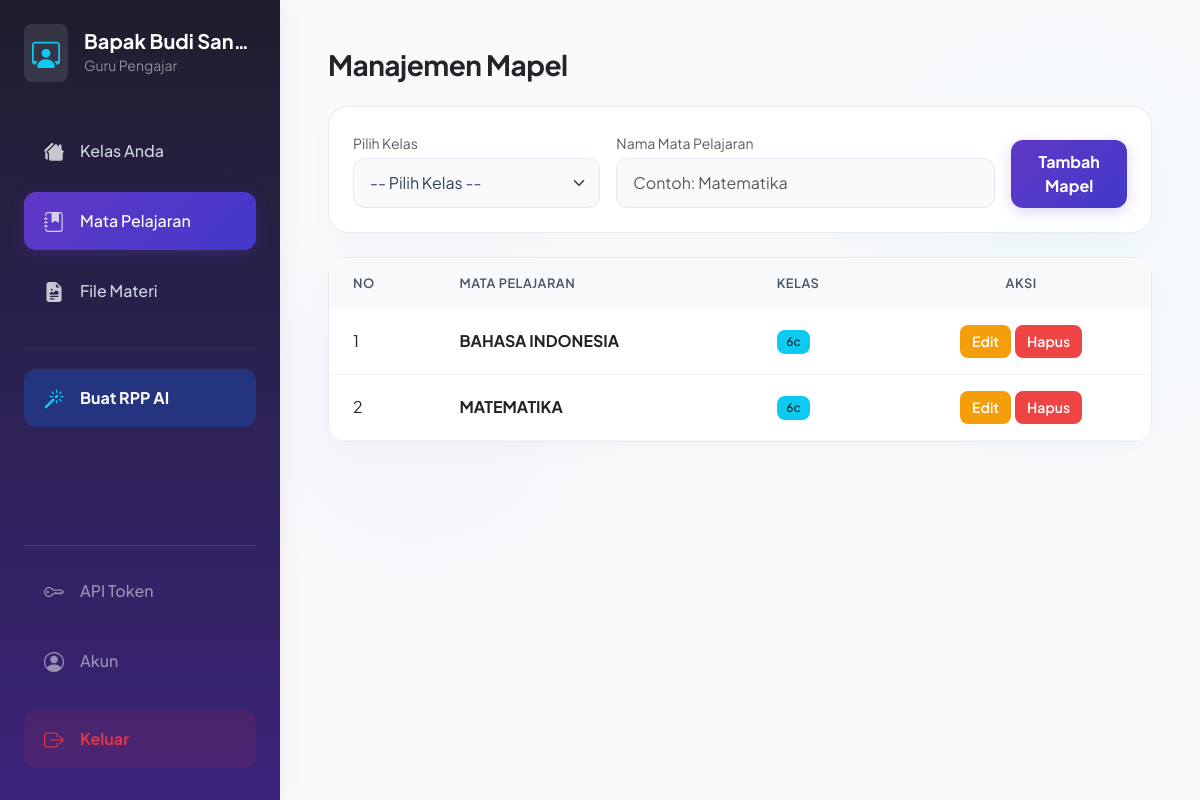
The page /guru/dashboard.php?page=mapel (signed in) on the database its author committed.
### tables this page shows
CREATE TABLE IF NOT EXISTS `subjects` (
  `id` int NOT NULL AUTO_INCREMENT,
  `class_id` int DEFAULT NULL,
  `name` varchar(100) DEFAULT NULL,
  PRIMARY KEY (`id`),
  KEY `class_id` (`class_id`),
  CONSTRAINT `subjects_ibfk_1` FOREIGN KEY (`class_id`) REFERENCES `classes` (`id`) ON DELETE CASCADE
);

CREATE TABLE IF NOT EXISTS `classes` (
  `id` int NOT NULL AUTO_INCREMENT,
  `guru_id` int DEFAULT NULL,
  `name` varchar(50) DEFAULT NULL,
  `jenjang` varchar(20) DEFAULT 'SD',
  PRIMARY KEY (`id`),
  KEY `guru_id` (`guru_id`),
  CONSTRAINT `classes_ibfk_1` FOREIGN KEY (`guru_id`) REFERENCES `users` (`id`) ON DELETE CASCADE
);

### guru/dashboard.php (the view, shortened to what this page needs)
<?php
require '../auth/config.php';
$guru_id = $_SESSION['user_id'];
$guru_name = $_SESSION['name'];
$page = !empty($_GET['page']) ? $_GET['page'] : 'kelas';
function getMyClasses($pdo, $guru_id) {
    $stmt = $pdo->prepare("SELECT * FROM classes WHERE guru_id = ? ORDER BY id DESC");
    $stmt->execute([$guru_id]);
    return $stmt->fetchAll();
}
?>
<!DOCTYPE html>
<html lang="id">
<head>
    <link href="https://cdn.jsdelivr.net/npm/bootstrap@5.3.0/dist/css/bootstrap.min.css" rel="stylesheet">
    <link rel="stylesheet" href="https://cdn.jsdelivr.net/npm/bootstrap-icons@1.10.5/font/bootstrap-icons.css">
    <link rel="stylesheet" href="../style/style.css">
</head>
<body class="bg-light">
    <div class="d-flex min-vh-100">
        <div class="sidebar sidebar-nav p-4 d-flex flex-column sidebar-desktop position-fixed h-100">
            <div class="mb-4 d-flex align-items-center gap-3">
                <div class="bg-white bg-opacity-10 p-2 rounded-3 text-info">
                    <i class="bi bi-person-workspace fs-3"></i>
                </div>
                <div class="overflow-hidden">
                    <h5 class="text-white m-0 fw-bold text-truncate"><?= htmlspecialchars($guru_name) ?></h5>
                    <small class="text-white-50">Guru Pengajar</small>
                </div>
            </div>
            <div class="d-flex flex-column flex-grow-1 mt-3 gap-1">
                <a href="?page=kelas" class="<?= $page=='kelas'?'active':'' ?>"><i class="bi bi-houses-fill me-3 fs-5 text-white text-opacity-75"></i> Kelas Anda</a>
                <a href="?page=mapel" class="<?= $page=='mapel'?'active':'' ?>"><i class="bi bi-journal-bookmark-fill me-3 fs-5 text-white text-opacity-75"></i> Mata Pelajaran</a>
                <a href="?page=materi" class="<?= $page=='materi'?'active':'' ?>"><i class="bi bi-file-earmark-richtext-fill me-3 fs-5 text-white text-opacity-75"></i> File Materi</a>
                <hr class="border-light border-opacity-25 my-3">
                <a href="?page=generate" class="<?= $page=='generate'?'active':'' ?> bg-primary bg-opacity-25 text-white fw-bold"><i class="bi bi-magic me-3 fs-5 text-info"></i> Buat RPP AI</a>
            </div>
            <div class="mt-auto border-top border-light border-opacity-10 pt-3 d-flex flex-column gap-1">
                <a href="?page=api_token" class="<?= $page=='api_token'?'active':'' ?> text-white-50"><i class="bi bi-key me-3 fs-5"></i> API Token</a>
                <a href="?page=auth" class="<?= $page=='auth'?'active':'' ?> text-white-50"><i class="bi bi-person-circle me-3 fs-5"></i> Akun</a>
                <a href="../auth/logout.php" class="text-danger bg-danger bg-opacity-10 fw-bold mt-2 hover-bg-transparent"><i class="bi bi-box-arrow-right me-3 fs-5"></i> Keluar</a>
            </div>
        </div>
        <div class="main-content flex-grow-1 p-4 p-md-5" style="margin-left: 280px; min-height: 100vh;">
            <div class="d-flex justify-content-between align-items-center mb-4">
                <h3 class="fw-bolder text-dark m-0" style="letter-spacing: -0.5px;">
                    <?php
                        if($page === 'generate') echo 'Lab Kurikulum AI';
                        elseif($page === 'api_token') echo 'Pengaturan Provider AI';
                        elseif($page === 'auth') echo 'Profil Keamanan';
                        else echo 'Manajemen ' . ucfirst($page);
                    ?>
                </h3>
            </div>
            <?php if ($page === 'kelas'): ?>
                <div class="row g-4">
                    <div class="col-12 col-xl-4 w-100">
                        <div class="card border-0 shadow-sm rounded-4 h-100">
                            <div class="card-body p-4">
                                <h5 class="mb-3 text-primary fw-bold">Tambah Kelas Baru</h5>
                                <form method="POST">
                                    <div class="mb-3">
                                        <label class="form-label small text-muted mb-1">Nama Kelas</label>
                                        <input type="text" name="name" class="form-control" placeholder="Contoh: Kelas 4A" required>
                                    </div>
                                    <div class="mb-4">
                                        <label class="form-label small text-muted mb-1">Jenjang Pendidikan</label>
                                        <select name="jenjang" class="form-select" required>
                                            <option value="SD/MI">SD / MI</option>
                                            <option value="SMP/MTs">SMP / MTs</option>
                                            <option value="SMA/SMK">SMA / SMK / MA</option>
                                        </select>
                                    </div>
                                    <button type="submit" name="add_kelas" class="btn btn-primary w-100 fw-bold py-2">Tambah Kelas</button>
                                </form>
                            </div>
                        </div>
                    </div>
                    <div class="col-12 col-xl-8 w-100">
                        <div class="card border-0 shadow-sm rounded-4 h-100">
                            <div class="card-body p-0">
                                <div class="table-responsive">
                                    <table class="table table-hover mb-0 align-middle">
                                        <thead class="table-light"><tr><th class="ps-4">No</th><th>Nama Kelas</th><th>Jenjang</th><th class="text-center">Aksi</th></tr></thead>
                                        <tbody>
                                            <?php
                                            $classes = getMyClasses($pdo, $guru_id);
                                            $no = 1;
                                            if(count($classes)>0): foreach($classes as $c): ?>
                                                <tr>
                                                    <td class="ps-4"><?= $no++ ?></td>
                                                    <td class="fw-bold"><?= htmlspecialchars($c['name']) ?></td>
                                                    <td><span class="badge bg-secondary"><?= htmlspecialchars($c['jenjang']) ?></span></td>
                                                    <td class="text-center">
                                                        <div class="d-flex gap-1 justify-content-center">
                                                            <button type="button" class="btn btn-sm btn-warning" data-bs-toggle="modal" data-bs-target="#editKelas<?= $c['id'] ?>">Edit</button>
                                                            <form method="POST" class="form-hapus-sweet m-0">
                                                                <input type="hidden" name="delete_kelas" value="1">
                                                                <input type="hidden" name="id" value="<?= $c['id'] ?>">
                                                                <button type="submit" class="btn btn-sm btn-danger" data-message="Hapus kelas ini? Semua mapel dan materi di dalamnya akan ikut terhapus!">Hapus</button>
                                                            </form>
                                                        </div>
                                                    </td>
                                                </tr>
                                                <div class="modal fade" id="editKelas<?= $c['id'] ?>" tabindex="-1">
                                                    <div class="modal-dialog modal-dialog-centered">
                                                        <div class="modal-content">
                                                            <form method="POST">
                                                                <div class="modal-header bg-light"><h5 class="modal-title fw-bold">Edit Kelas</h5><button type="button" class="btn-close" data-bs-dismiss="modal"></button></div>
                                                                <div class="modal-body text-start">
                                                                    <input type="hidden" name="id" value="<?= $c['id'] ?>">
                                                                    <div class="mb-3"><label>Nama Kelas</label><input type="text" name="name" class="form-control" value="<?= htmlspecialchars($c['name']) ?>" required></div>
                                                                    <div class="mb-3"><label>Jenjang</label>
                                                                        <select name="jenjang" class="form-select" required>
                                                                            <option value="SD/MI" <?= $c['jenjang']=='SD/MI'?'selected':'' ?>>SD / MI</option>
                                                                            <option value="SMP/MTs" <?= $c['jenjang']=='SMP/MTs'?'selected':'' ?>>SMP / MTs</option>
                                                                            <option value="SMA/SMK" <?= $c['jenjang']=='SMA/SMK'?'selected':'' ?>>SMA / SMK / MA</option>
                                                                        </select>
                                                                    </div>
                                                                </div>
                                                                <div class="modal-footer"><button type="submit" name="edit_kelas" class="btn btn-primary w-100 fw-bold">Simpan</button></div>
                                                            </form>
                                                        </div>
                                                    </div>
                                                </div>
                                            <?php endforeach; else: ?>
                                                <tr><td colspan="4" class="text-center py-4 text-muted">Belum ada kelas.</td></tr>
                                            <?php endif; ?>
                                        </tbody>
                                    </table>
                                </div>
                            </div>
                        </div>
                    </div>
                </div>
            <?php elseif ($page === 'mapel'): ?>
                <div class="card mb-4 border-0 shadow-sm rounded-4">
                    <div class="card-body p-4">
                        <form method="POST" class="row g-3">
                            <div class="col-md-4">
                                <label class="form-label small text-muted mb-1">Pilih Kelas</label>
                                <select name="class_id" class="form-select" required>
                                    <option value="">-- Pilih Kelas --</option>
                                </select>
                            </div>
                            <div class="col-md-6">
                                <label class="form-label small text-muted mb-1">Nama Mata Pelajaran</label>
                                <input type="text" name="name" class="form-control" placeholder="Contoh: Matematika" required>
                            </div>
                            <div class="col-md-2 d-flex align-items-end">
                                <button type="submit" name="add_mapel" class="btn btn-primary w-100 fw-bold">Tambah Mapel</button>
                            </div>
                        </form>
                    </div>
                </div>
                <div class="card border-0 shadow-sm rounded-4">
                    <div class="card-body p-0">
                        <div class="table-responsive">
                            <table class="table table-hover mb-0 align-middle">
                                <thead class="table-light"><tr><th class="ps-4">No</th><th>Mata Pelajaran</th><th>Kelas</th><th class="text-center">Aksi</th></tr></thead>
                                <tbody>
                                    <?php
                                    $stmt = $pdo->prepare("SELECT s.*, c.name as class_name FROM subjects s JOIN classes c ON s.class_id = c.id WHERE c.guru_id = ? ORDER BY s.id DESC");
                                    $stmt->execute([$guru_id]);
                                    $subjects = $stmt->fetchAll();
                                    $no = 1;
                                    if(count($subjects)>0): foreach($subjects as $s): ?>
                                        <tr>
                                            <td class="ps-4"><?= $no++ ?></td>
                                            <td class="fw-bold"><?= htmlspecialchars($s['name']) ?></td>
                                            <td><span class="badge bg-info text-dark"><?= htmlspecialchars($s['class_name']) ?></span></td>
                                            <td class="text-center">
                                                <div class="d-flex gap-1 justify-content-center">
                                                    <button type="button" class="btn btn-sm btn-warning" data-bs-toggle="modal" data-bs-target="#editMapel<?= $s['id'] ?>">Edit</button>
                                                    <form method="POST" class="form-hapus-sweet m-0">
                                                        <button type="submit" class="btn btn-sm btn-danger" data-message="Hapus mata pelajaran ini? Materi di dalamnya juga akan terhapus.">Hapus</button>
                                                    </form>
                                                </div>
                                            </td>
                                        </tr>
                                    <?php endforeach; else: ?>
                                        <tr><td colspan="4" class="text-center py-4 text-muted">Belum ada mata pelajaran.</td></tr>
                                    <?php endif; ?>
                                </tbody>
                            </table>
                        </div>
                    </div>
                </div>
            <?php endif; ?>
        </div>
    </div>
</body>
</html>

### rows shown on the page
subjects: name "BAHASA INDONESIA", class.name "6c"
subjects: name "MATEMATIKA", class.name "6c"

### other values the page prints
$guru_name "Bapak Budi San…"
$page "Mapel"
